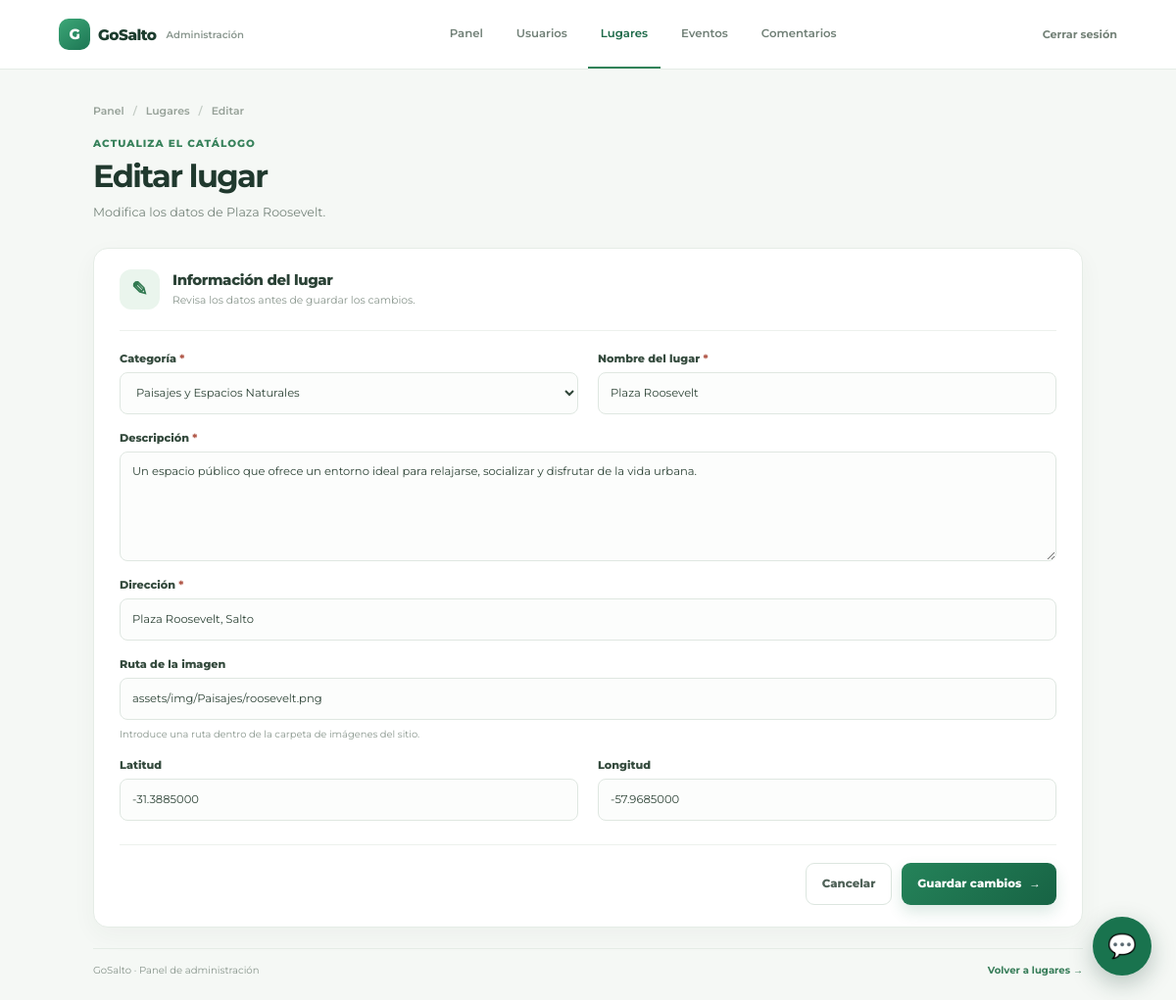
Screenshot of /pages/admin/editar_lugar.php?id=14 (signed in) with the database file from the repository.
### tables this page shows
CREATE TABLE `lugar_categoria` (
  `ID_LUGAR` int(11) NOT NULL,
  `ID_CATEGORIA` int(11) NOT NULL
);

CREATE TABLE `lugar` (
  `ID_LUGAR` int(11) NOT NULL,
  `NOMBRE` varchar(150) NOT NULL,
  `DESCRIPCION` text DEFAULT NULL,
  `DIRECCION` varchar(200) NOT NULL,
  `IMAGEN` varchar(255) DEFAULT NULL,
  `LATITUD` decimal(10,7) DEFAULT NULL,
  `LONGITUD` decimal(10,7) DEFAULT NULL,
  CONSTRAINT `CHK_LUGAR_COORDENADAS` CHECK (
    (`LATITUD` IS NULL AND `LONGITUD` IS NULL)
    OR (
      `LATITUD` IS NOT NULL AND `LONGITUD` IS NOT NULL
      AND `LATITUD` BETWEEN -90 AND 90
      AND `LONGITUD` BETWEEN -180 AND 180
    )
  )
);

CREATE TABLE `categoria` (
  `ID_CATEGORIA` int(11) NOT NULL,
  `NOMBRE` varchar(100) NOT NULL
);

### pages/admin/editar_lugar.php (the view, shortened to what this page needs)
<?php
require_once("../../conexion.php");
$idLugarRecibido = $_GET["id"] ?? null;
$id_lugar = is_string($idLugarRecibido)
    ? filter_var($idLugarRecibido, FILTER_VALIDATE_INT)
    : false;
$sql = "SELECT
            l.*,
            lc.ID_CATEGORIA
        FROM LUGAR l
        LEFT JOIN LUGAR_CATEGORIA lc
            ON l.ID_LUGAR = lc.ID_LUGAR
        WHERE l.ID_LUGAR = ?";
$stmt = $conexion->prepare($sql);
$stmt->bind_param(
    "i",
    $id_lugar
);
$stmt->execute();
$lugar = $stmt->get_result()->fetch_assoc();
$categorias = $conexion->query(
    "SELECT ID_CATEGORIA, NOMBRE
     FROM CATEGORIA
     ORDER BY NOMBRE"
);
?>
<!DOCTYPE html>
<html lang="es">
<head>
    <link rel="stylesheet" href="../../assets/css/admin-panel.css?v=2">
    <link rel="stylesheet" href="../../assets/css/admin-crud.css?v=3">
</head>
<body>
<div class="admin-crud">
    <header class="admin-crud-nav">
        <a class="admin-crud-marca" href="../../index.php"><span>G</span> GoSalto <small>Administración</small></a>
        <nav aria-label="Administración">
            <a href="panel.php">Panel</a>
            <a href="usuarios.php">Usuarios</a>
            <a href="lugares.php" aria-current="page">Lugares</a>
            <a href="eventos.php">Eventos</a>
            <a href="comentarios.php">Comentarios</a>
        </nav>
        <a class="admin-crud-salir" href="../logout.php">Cerrar sesión</a>
    </header>
    <main class="admin-crud-contenido admin-crud-contenido--formulario">
        <div class="admin-crud-migas"><a href="panel.php">Panel</a><span>/</span><a href="lugares.php">Lugares</a><span>/</span><span>Editar</span></div>
        <section class="admin-crud-encabezado">
            <div>
                <p class="admin-crud-etiqueta">Actualiza el catálogo</p>
                <h1>Editar lugar</h1>
                <p>Modifica los datos de <?= htmlspecialchars($lugar["NOMBRE"], ENT_QUOTES, "UTF-8") ?>.</p>
            </div>
        </section>
        <section class="admin-crud-form-card" aria-labelledby="titulo-formulario">
            <div class="admin-crud-form-intro">
                <span class="admin-crud-form-icono" aria-hidden="true">✎</span>
                <div><h2 id="titulo-formulario">Información del lugar</h2><p>Revisa los datos antes de guardar los cambios.</p></div>
            </div>
            <form class="admin-crud-form" method="POST">
                <div class="admin-crud-campos">
                    <div class="admin-crud-campo">
                        <label for="id_categoria">Categoría <span aria-hidden="true">*</span></label>
                        <select id="id_categoria" name="id_categoria" required>
                            <?php while ($categoria = $categorias->fetch_assoc()): ?>
                                <option value="<?= (int) $categoria["ID_CATEGORIA"] ?>" <?= (int) $categoria["ID_CATEGORIA"] === (int) $lugar["ID_CATEGORIA"] ? "selected" : "" ?>><?= htmlspecialchars($categoria["NOMBRE"], ENT_QUOTES, "UTF-8") ?></option>
                            <?php endwhile; ?>
                        </select>
                    </div>
                    <div class="admin-crud-campo">
                        <label for="nombre">Nombre del lugar <span aria-hidden="true">*</span></label>
                        <input id="nombre" type="text" name="nombre" maxlength="150" value="<?= htmlspecialchars($lugar["NOMBRE"], ENT_QUOTES, "UTF-8") ?>" required>
                    </div>
                    <div class="admin-crud-campo admin-crud-campo--ancho">
                        <label for="descripcion">Descripción <span aria-hidden="true">*</span></label>
                        <textarea id="descripcion" name="descripcion" rows="4" required><?= htmlspecialchars($lugar["DESCRIPCION"], ENT_QUOTES, "UTF-8") ?></textarea>
                    </div>
                    <div class="admin-crud-campo admin-crud-campo--ancho">
                        <label for="direccion">Dirección <span aria-hidden="true">*</span></label>
                        <input id="direccion" type="text" name="direccion" maxlength="200" value="<?= htmlspecialchars($lugar["DIRECCION"], ENT_QUOTES, "UTF-8") ?>" required>
                    </div>
                    <div class="admin-crud-campo admin-crud-campo--ancho">
                        <label for="imagen">Ruta de la imagen</label>
                        <input id="imagen" type="text" name="imagen" maxlength="255" value="<?= htmlspecialchars($lugar["IMAGEN"] ?? "", ENT_QUOTES, "UTF-8") ?>" placeholder="assets/img/ejemplo.jpg">
                        <small>Introduce una ruta dentro de la carpeta de imágenes del sitio.</small>
                    </div>
                    <div class="admin-crud-campo">
                        <label for="latitud">Latitud</label>
                        <input id="latitud" type="number" name="latitud" step="any" min="-90" max="90" value="<?= htmlspecialchars($lugar["LATITUD"] ?? "", ENT_QUOTES, "UTF-8") ?>" placeholder="-31.3977508">
                    </div>
                    <div class="admin-crud-campo">
                        <label for="longitud">Longitud</label>
                        <input id="longitud" type="number" name="longitud" step="any" min="-180" max="180" value="<?= htmlspecialchars($lugar["LONGITUD"] ?? "", ENT_QUOTES, "UTF-8") ?>" placeholder="-57.9623953">
                    </div>
                </div>
                <div class="admin-crud-form-acciones">
                    <a class="admin-crud-boton-secundario" href="lugares.php">Cancelar</a>
                    <button class="admin-crud-boton-principal" type="submit">Guardar cambios <span aria-hidden="true">→</span></button>
                </div>
            </form>
        </section>
        <footer class="admin-crud-pie"><span>GoSalto <span aria-hidden="true">·</span> Panel de administración</span><a href="lugares.php">Volver a lugares <span aria-hidden="true">→</span></a></footer>
    </main>
</div>
<?php include("../../includes/chat-widget.php"); ?>
</body>
</html>

### assets/css/admin-panel.css (style rules this page uses)
:root { color-scheme: light; --panel-ink: #20392e; --panel-muted: #75847b; --panel-green: #1c7652; --panel-border: #e6ece7; --panel-surface: #ffffff; --panel-background: #f5f8f5; }
* { box-sizing: border-box; }
body { min-width: 320px; min-height: 100vh; margin: 0; background: var(--panel-background); color: var(--panel-ink); font-family: "Montserrat", sans-serif; -webkit-font-smoothing: antialiased; }
a { color: inherit; text-decoration: none; }

### rows the page displays
lugar_categoria: ID_LUGAR.NOMBRE "Plaza Roosevelt", id_categoria "Paisajes y Espacios Naturales", nombre "Plaza Roosevelt", descripcion "Un espacio público que ofrece un entorno ideal para relajarse, socializar y disfrutar de la vida urbana.", direccion "Plaza Roosevelt, Salto", imagen "assets/img/Paisajes/roosevelt.png", latitud "-31.3885000", longitud "-57.9685000"
